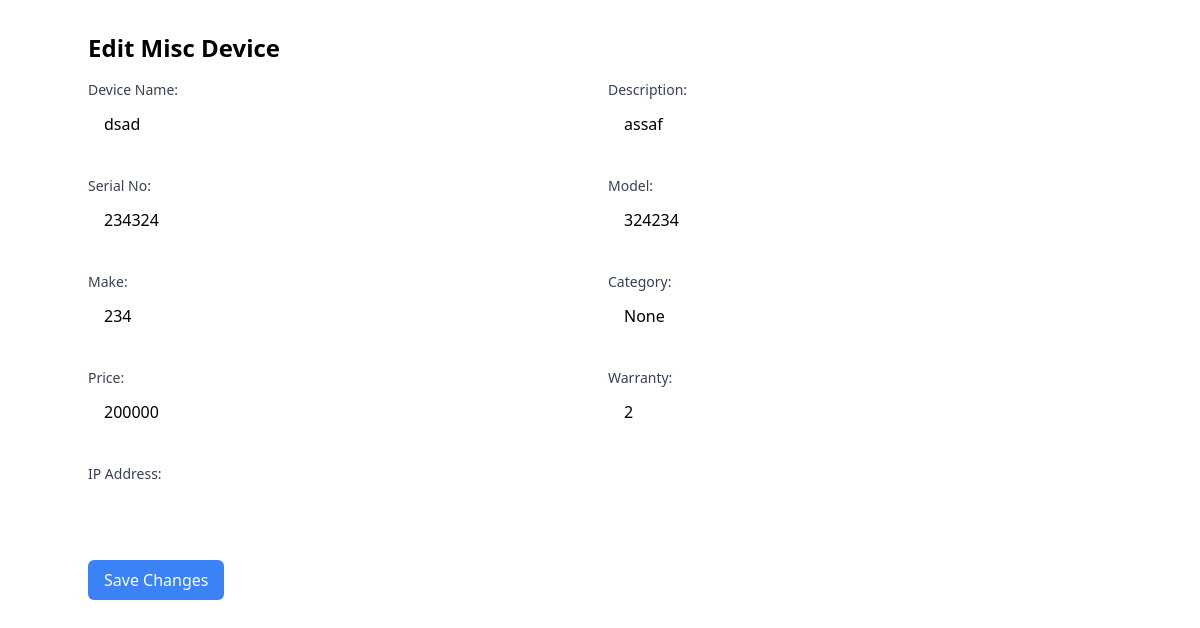
The app's page /edit/misc/1/ with its own data.
### miscellaneous_device/models.py (models this page shows, shortened)
class MiscDevice(models.Model):
    asset_id=models.CharField(max_length=6,null=True)
    device_name=models.CharField(max_length=20,null=True)
    desc=models.CharField(max_length=50)
    location=models.ForeignKey(Location,on_delete=models.PROTECT,null=True)
    serial_no=models.CharField(max_length=20)
    model=models.CharField(max_length=20)
    make=models.CharField(max_length=20)
    catagory=models.CharField(max_length=20,null=True)
    price=models.CharField(max_length=15)
    buy_date=models.DateField(default=datetime.date.today)
    warranty=models.IntegerField()
    expiry = models.DateField(null=True, blank=True)
    ip_address=models.CharField(max_length=20)
    status=models.CharField(max_length=50,null=True)
    employee=models.ForeignKey(Employees,on_delete=models.PROTECT,null=True)

### miscellaneous_device/views.py (the view, shortened to what this page needs)
# urls.py: path('edit/misc/<int:asset_id>/',miscviews.misc_edit),
def misc_edit(request, asset_id):
    misc_device = MiscDevice.objects.get(id=asset_id)
    ldata=Location.objects.all()
    return render(request, 'edit_misc.html', {'misc_device': misc_device,'loc':ldata})

### templates/edit_misc.html (shortened to what this page needs)
<!DOCTYPE html>
<html>
<head>
  <link href="https://cdn.jsdelivr.net/npm/tailwindcss@2.2.17/dist/tailwind.min.css" rel="stylesheet"></head>
<body>
  <div class="container mx-auto py-8">
    <h1 class="text-2xl font-bold mb-4">Edit Misc Device</h1>
    <form method="POST">
      <div class="grid grid-cols-2 gap-4">
        <div class="mb-4">
          <label for="device_name" class="block text-sm font-medium text-gray-700">Device Name:</label>
          <input type="text" id="device_name" name="device_name" value="{{ misc_device.device_name }}" required
                 class="mt-1 px-4 py-2 block w-full border-gray-300 rounded-md focus:ring-blue-500 focus:border-blue-500">
        </div>
        <div class="mb-4">
          <label for="desc" class="block text-sm font-medium text-gray-700">Description:</label>
          <input type="text" id="desc" name="desc" value="{{ misc_device.desc }}" required
                 class="mt-1 px-4 py-2 block w-full border-gray-300 rounded-md focus:ring-blue-500 focus:border-blue-500">
        </div>
        <div class="mb-4">
          <label for="serial_no" class="block text-sm font-medium text-gray-700">Serial No:</label>
          <input type="text" id="serial_no" name="serial_no" value="{{ misc_device.serial_no }}" required
                 class="mt-1 px-4 py-2 block w-full border-gray-300 rounded-md focus:ring-blue-500 focus:border-blue-500">
        </div>
        <div class="mb-4">
          <label for="model" class="block text-sm font-medium text-gray-700">Model:</label>
          <input type="text" id="model" name="model" value="{{ misc_device.model }}" required
                 class="mt-1 px-4 py-2 block w-full border-gray-300 rounded-md focus:ring-blue-500 focus:border-blue-500">
        </div>
        <div class="mb-4">
          <label for="make" class="block text-sm font-medium text-gray-700">Make:</label>
          <input type="text" id="make" name="make" value="{{ misc_device.make }}" required
                 class="mt-1 px-4 py-2 block w-full border-gray-300 rounded-md focus:ring-blue-500 focus:border-blue-500">
        </div>
        <div class="mb-4">
          <label for="catagory" class="block text-sm font-medium text-gray-700">Category:</label>
          <input type="text" id="catagory" name="catagory" value="{{ misc_device.catagory }}" required
                 class="mt-1 px-4 py-2 block w-full border-gray-300 rounded-md focus:ring-blue-500 focus:border-blue-500">
        </div>
        <div class="mb-4">
          <label for="price" class="block text-sm font-medium text-gray-700">Price:</label>
          <input type="text" id="price" name="price" value="{{ misc_device.price }}" required
                 class="mt-1 px-4 py-2 block w-full border-gray-300 rounded-md focus:ring-blue-500 focus:border-blue-500">
        </div>
        <div class="mb-4">
          <label for="warranty" class="block text-sm font-medium text-gray-700">Warranty:</label>
          <input type="number" id="warranty" name="warranty" value="{{ misc_device.warranty }}" required
                 class="mt-1 px-4 py-2 block w-full border-gray-300 rounded-md focus:ring-blue-500 focus:border-blue-500">
        </div>
        <div class="mb-4">
          <label for="ip_address" class="block text-sm font-medium text-gray-700">IP Address:</label>
          <input type="text" id="ip_address" name="ip_address" value="{{ misc_device.ip_address }}" required
                 class="mt-1 px-4 py-2 block w-full border-gray-300 rounded-md focus:ring-blue-500 focus:border-blue-500">
        </div>
      </div>
      <div class="mt-4">
        <button type="submit" class="px-4 py-2 bg-blue-500 text-white rounded-md hover:bg-blue-600">Save Changes</button>
      </div>
    </form>
  </div>
</body>
</html>

### records on screen
MiscDevice: device_name "dsad", desc "assaf", serial_no "234324", model "324234", make "234", catagory "None", price "200000", warranty "2"
